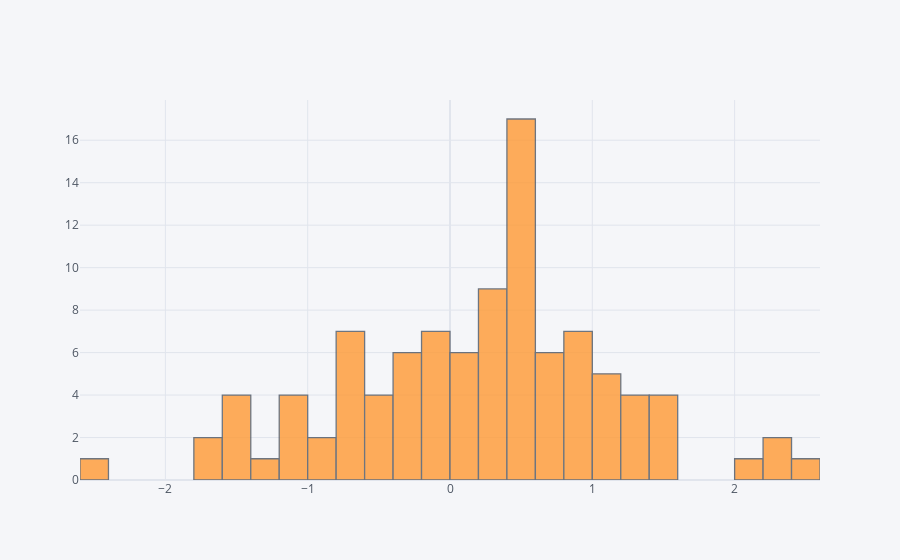

This figure's notebook cell:
### Code cell
df['A'].iplot(kind='hist',bins=50)    #频率直方图,某一行
#也可以把‘A’去掉，看一整个的直方图

### Figure 1 — Plotly figure (JSON) as saved in the notebook; plotly's stock layout.template omitted (floating-point values rounded to 4 significant figures)
{"data": [{"histfunc": "count", "histnorm": "", "marker": {"color": "rgba(255, 153, 51, 1.0)", "line": {"color": "#4D5663", "width": 1.3}}, "name": "A", "nbinsx": 50, "opacity": 0.8, "orientation": "v", "type": "histogram", "x": [-0.01873, 0.9387, -0.2823, -0.3689, -0.647, 0.09583, 0.7588, 0.9692, -0.8924, 0.8769, 1.261, 0.5984, -0.2864, 0.8793, -1.419, 1.055, -1.023, 0.5705, 0.8346, 0.05007, 0.5458, -0.5237, -1.602, -0.2779, -1.388, -1.173, 0.03645, 2.353, -0.7862, 0.3279, 0.3087, 0.7523, 1.012, -0.588, 0.3689, -1.02, -2.596, -1.457, 0.2273, 1.305, -0.6251, -0.1683, -0.1722, 0.4359, -0.9804, 1.215, -1.408, 0.5468, 0.03391, 0.5565, 0.4591, 0.09604, 1.044, 0.6643, 2.004, -0.6125, -0.2143, 1.549, -0.4644, -0.07073, 0.5202, 1.422, 0.4425, -0.5708, 2.434, 0.1535, 0.4625, -1.682, 0.398, 0.3244, 0.5812, 2.328, 1.189, -0.05144, 0.4914, -0.6654, 0.2982, -0.606, 1.426, 1.21, -0.00124, -0.2076, -0.09723, 1.082, 0.2771, -1.507, 0.5713, -0.6786, 0.4109, 0.5185, 0.9551, 1.416, 0.3928, 0.5549, 0.6676, 0.7513, 0.8905, -1.127, 0.4915, 0.6263]}], "layout": {"barmode": "overlay", "legend": {"bgcolor": "#F5F6F9", "font": {"color": "#4D5663"}}, "paper_bgcolor": "#F5F6F9", "plot_bgcolor": "#F5F6F9", "title": {"font": {"color": "#4D5663"}}, "xaxis": {"gridcolor": "#E1E5ED", "showgrid": true, "tickfont": {"color": "#4D5663"}, "title": {"font": {"color": "#4D5663"}, "text": ""}, "zerolinecolor": "#E1E5ED"}, "yaxis": {"gridcolor": "#E1E5ED", "showgrid": true, "tickfont": {"color": "#4D5663"}, "title": {"font": {"color": "#4D5663"}, "text": ""}, "zerolinecolor": "#E1E5ED"}}}
